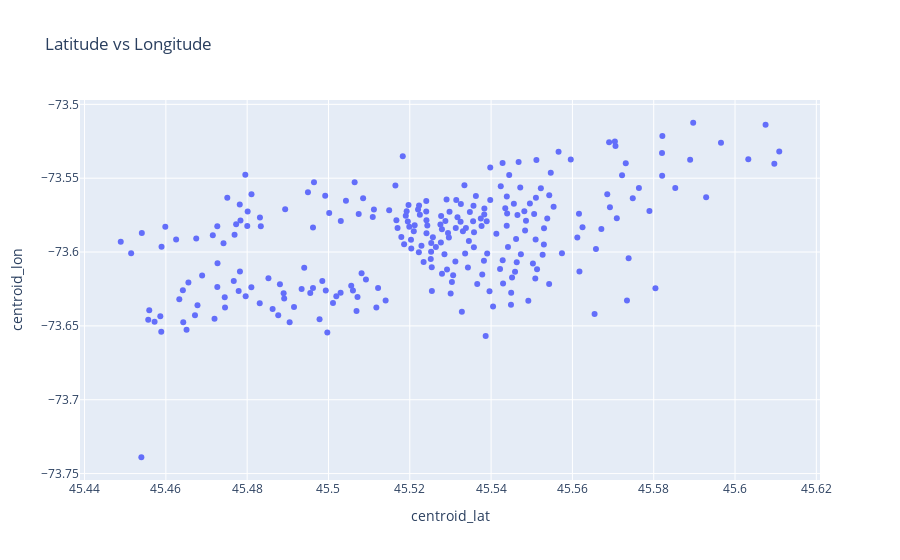

The cell this chart's notebook holds for it:
### Markdown cell above
#### &#9989; **Question 2.3 (6 points)**: Using plotly, create a figure that visualizes your data (or at least some parts of your data). Make sure there are appropriate labels like title, x-axis, and y-axis, etc.

### Code cell
# Put your code here  
import plotly.express as px
fig= px.scatter(my_plotly_data, x="centroid_lat",  y="centroid_lon" ,title=" Latitude vs Longitude",)
fig.show()

### Figure 1 — Plotly figure (JSON) as saved in the notebook; plotly's stock layout.template omitted (floating-point values rounded to 4 significant figures; data arrays with more than 128 entries replaced by an {"elided": "..."} marker saying what was removed)
{"data": [{"hovertemplate": "centroid_lat=%{x}<br>centroid_lon=%{y}<extra></extra>", "legendgroup": "", "marker": {"color": "#636efa", "symbol": "circle"}, "mode": "markers", "name": "", "orientation": "v", "showlegend": false, "type": "scatter", "x": {"elided": "249 float values"}, "xaxis": "x", "y": {"elided": "249 float values"}, "yaxis": "y"}], "layout": {"legend": {"tracegroupgap": 0}, "title": {"text": " Latitude vs Longitude"}, "xaxis": {"anchor": "y", "domain": [0, 1], "title": {"text": "centroid_lat"}}, "yaxis": {"anchor": "x", "domain": [0, 1], "title": {"text": "centroid_lon"}}}}
